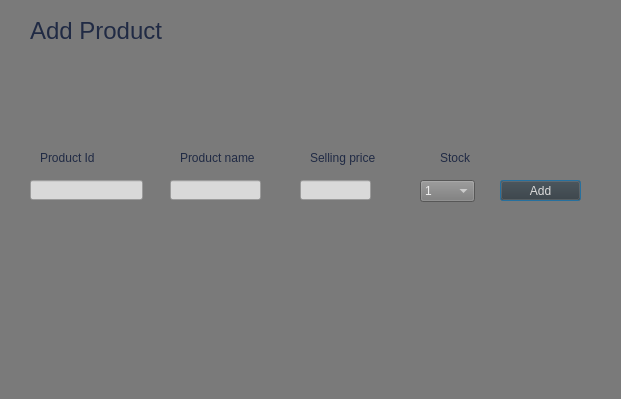
<?xml version="1.0" encoding="UTF-8"?>
<ui version="4.0">
 <class>NewProduct</class>
 <widget class="QDialog" name="NewProduct">
  <property name="geometry">
   <rect>
    <x>0</x>
    <y>0</y>
    <width>621</width>
    <height>399</height>
   </rect>
  </property>
  <property name="windowTitle">
   <string>Dialog</string>
  </property>
  <property name="styleSheet">
   <string notr="true">background-color: rgb(122, 122, 122);</string>
  </property>
  <widget class="QLabel" name="label">
   <property name="geometry">
    <rect>
     <x>30</x>
     <y>10</y>
     <width>141</width>
     <height>41</height>
    </rect>
   </property>
   <property name="font">
    <font>
     <pointsize>18</pointsize>
    </font>
   </property>
   <property name="styleSheet">
    <string notr="true">background-color: rgb(122, 122, 122);
color: rgb(32, 42, 68);</string>
   </property>
   <property name="text">
    <string>Add Product</string>
   </property>
  </widget>
  <widget class="QLabel" name="label_2">
   <property name="geometry">
    <rect>
     <x>40</x>
     <y>150</y>
     <width>101</width>
     <height>16</height>
    </rect>
   </property>
   <property name="styleSheet">
    <string notr="true">color: rgb(32, 42, 68);
</string>
   </property>
   <property name="text">
    <string>Product Id</string>
   </property>
  </widget>
  <widget class="QLabel" name="label_3">
   <property name="geometry">
    <rect>
     <x>180</x>
     <y>150</y>
     <width>101</width>
     <height>16</height>
    </rect>
   </property>
   <property name="styleSheet">
    <string notr="true">color: rgb(32, 42, 68);
</string>
   </property>
   <property name="text">
    <string>Product name</string>
   </property>
  </widget>
  <widget class="QLabel" name="label_4">
   <property name="geometry">
    <rect>
     <x>310</x>
     <y>150</y>
     <width>101</width>
     <height>16</height>
    </rect>
   </property>
   <property name="styleSheet">
    <string notr="true">color: rgb(32, 42, 68);
</string>
   </property>
   <property name="text">
    <string>Selling price</string>
   </property>
  </widget>
  <widget class="QLabel" name="label_5">
   <property name="geometry">
    <rect>
     <x>440</x>
     <y>150</y>
     <width>101</width>
     <height>16</height>
    </rect>
   </property>
   <property name="styleSheet">
    <string notr="true">color: rgb(32, 42, 68);
</string>
   </property>
   <property name="text">
    <string>Stock</string>
   </property>
  </widget>
  <widget class="QLineEdit" name="lineEdit">
   <property name="geometry">
    <rect>
     <x>30</x>
     <y>180</y>
     <width>113</width>
     <height>20</height>
    </rect>
   </property>
   <property name="styleSheet">
    <string notr="true">background-color: rgb(217, 217, 217);</string>
   </property>
  </widget>
  <widget class="QLineEdit" name="lineEdit_2">
   <property name="geometry">
    <rect>
     <x>170</x>
     <y>180</y>
     <width>91</width>
     <height>20</height>
    </rect>
   </property>
   <property name="styleSheet">
    <string notr="true">background-color: rgb(217, 217, 217);</string>
   </property>
  </widget>
  <widget class="QLineEdit" name="lineEdit_3">
   <property name="geometry">
    <rect>
     <x>300</x>
     <y>180</y>
     <width>71</width>
     <height>20</height>
    </rect>
   </property>
   <property name="styleSheet">
    <string notr="true">background-color: rgb(217, 217, 217);</string>
   </property>
  </widget>
  <widget class="QComboBox" name="comboBox">
   <property name="geometry">
    <rect>
     <x>420</x>
     <y>180</y>
     <width>55</width>
     <height>22</height>
    </rect>
   </property>
   <property name="styleSheet">
    <string notr="true">color: rgb(239, 239, 239);</string>
   </property>
   <item>
    <property name="text">
     <string>1</string>
    </property>
   </item>
   <item>
    <property name="text">
     <string>2</string>
    </property>
   </item>
   <item>
    <property name="text">
     <string>3</string>
    </property>
   </item>
   <item>
    <property name="text">
     <string>4</string>
    </property>
   </item>
   <item>
    <property name="text">
     <string>5</string>
    </property>
   </item>
   <item>
    <property name="text">
     <string>6</string>
    </property>
   </item>
   <item>
    <property name="text">
     <string>7</string>
    </property>
   </item>
   <item>
    <property name="text">
     <string>8</string>
    </property>
   </item>
   <item>
    <property name="text">
     <string>9</string>
    </property>
   </item>
   <item>
    <property name="text">
     <string>10</string>
    </property>
   </item>
  </widget>
  <widget class="QPushButton" name="pushButton">
   <property name="geometry">
    <rect>
     <x>500</x>
     <y>180</y>
     <width>81</width>
     <height>21</height>
    </rect>
   </property>
   <property name="cursor">
    <cursorShape>PointingHandCursor</cursorShape>
   </property>
   <property name="styleSheet">
    <string notr="true">background-color: rgb(55, 55, 55);
color: rgb(219, 219, 219);</string>
   </property>
   <property name="text">
    <string>Add</string>
   </property>
  </widget>
 </widget>
 <resources/>
 <connections/>
</ui>
